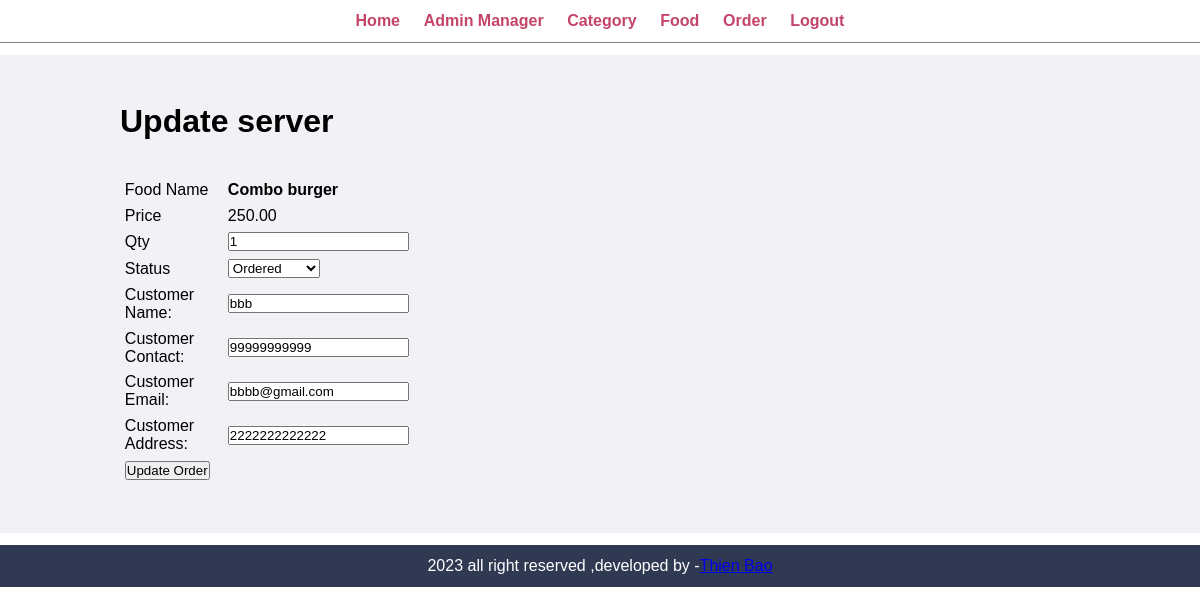
/admin/update-order.php?id=7 (signed in), run on the app's committed database.
### tables this page shows
CREATE TABLE `tbl_order` (
  `id` int(10) UNSIGNED NOT NULL,
  `food` varchar(150) NOT NULL,
  `price` decimal(10,2) NOT NULL,
  `qty` int(11) NOT NULL,
  `total` decimal(10,2) NOT NULL,
  `order_date` datetime NOT NULL,
  `status` varchar(50) NOT NULL,
  `customer_name` varchar(150) NOT NULL,
  `customer_contact` varchar(20) NOT NULL,
  `customer_email` varchar(150) NOT NULL,
  `customer_address` varchar(255) NOT NULL
);

### admin/update-order.php (the view, shortened to what this page needs)
<?php include('partials/menu.php'); ?>
<div class="main-content">
    <div class="wrapper">
        <h1>Update server</h1>
        <br><br>
        <?php
            if(isset($_GET['id']))
            {
                $id=$_GET['id'];
                $sql="SELECT *FROM tbl_order WHERE id=$id";
                $res=mysqli_query($conn,$sql);
                $count=mysqli_num_rows($res);
                if($count==1)
                {
                    $row=mysqli_fetch_assoc($res);
                    $food=$row['food'];
                    $price=$row['price'];
                    $qty=$row['qty'];
                    $status=$row['status'];
                    $customer_name=$row['customer_name'];
            $customer_contact=$row['customer_contact'];
            $customer_email=$row['customer_email'];
            $customer_address=$row['customer_address'];
                }else{
                }
            }else{
                header('location:'.SITEURL.'admin/manager-order.php');
            }
        ?>
        <form action="" method="POST">
            <table class="tbl-30">
                <tr>
                    <td>Food Name</td>
                    <td><b><?php echo $food; ?></b> </td>
                </tr>
                <tr>
                    <td>Price</td>
                    <td><?php echo $price; ?> </td>
                </tr>
                <tr>
                    <td>Qty</td>
                    <td>
                        <input type="number" name="qty" value="<?php echo $qty; ?>">
                    </td>
                </tr>
                <tr>
                    <td>Status</td>
                    <td>
                        <select name="status">
                            <option <?php if($status=="Ordered"){ echo "selected" ;} ?>value="Ordered">Ordered</option>
                        </select>
                    </td>
                </tr>
                <tr>
                    <td>Customer Name:</td>
                    <td>
                        <input type="text" name="customer_name" value="<?php echo $customer_name; ?>">
                    </td>
                </tr>
                <tr>
                    <td>Customer Contact:</td>
                    <td>
                        <input type="text" name="customer_contact" value="<?php echo $customer_contact;?>">
                    </td>
                </tr>
                <tr>
                    <td>Customer Email:</td>
                    <td>
                        <input type="text" name="customer_email" value="<?php echo $customer_email;?>">
                    </td>
                </tr>
                <tr>
                    <td>Customer Address:</td>
                    <td>
                        <input type="text" name="customer_address" value="<?php echo $customer_address;?>">
                    </td>
                </tr>
                <tr>
                    <td colspan="2">
                        <input type="submit" name="submit" value="Update Order">
                    </td>
                </tr>
            </table>
        </form>
    </div>
</div>
<?php include('partials/footer.php'); ?>

### css/admin.css (style rules this page uses)
* { margin: 0; padding: 0; font-family: Arial, Helvetica, sans-serif; }
.wrapper { padding: 1%; margin: 0 auto; width: 80%; }
.tbl-30 { width: 30%; }
table tr td { padding: 1%; }
.main-content { margin: 1% 0; background-color: #f1f2f6; padding: 3% 0; }

### data on the page
tbl_order: food "Combo burger", price "250.00", qty "1", status "Ordered", customer_name "bbb", customer_contact "99999999999", customer_email "bbbb@gmail.com", customer_address "2222222222222"
